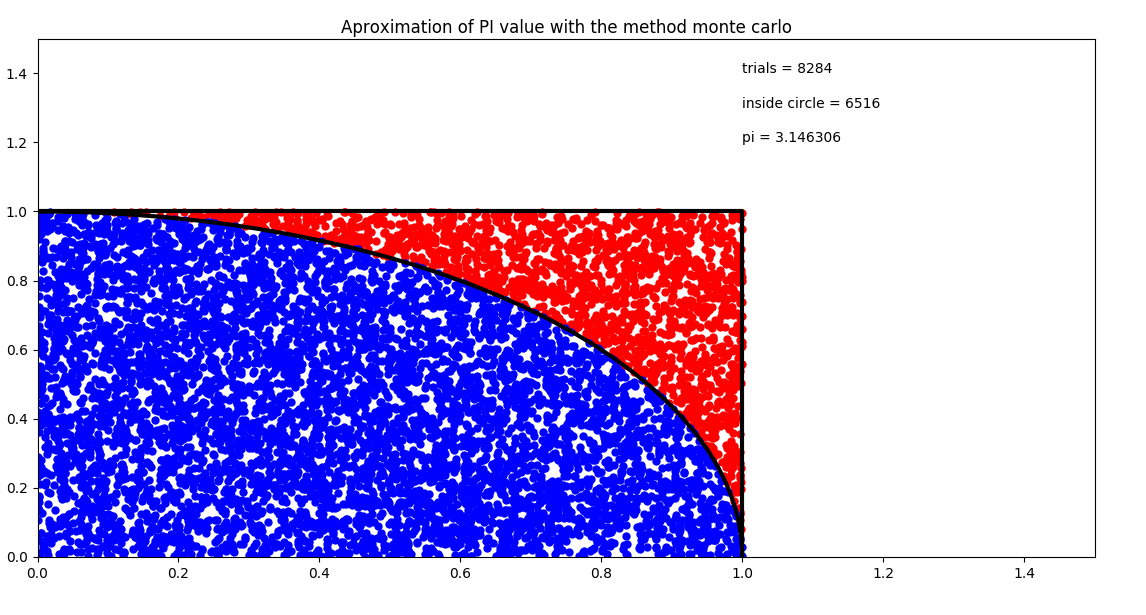

Write Python code to recreate this figure.
"""
    Aproximation of PI value with the method monte carlo
"""

import matplotlib.pyplot as plt
import matplotlib.animation as animation
import numpy as np

figure = plt.figure(figsize=(8,8))
axes1 = figure.add_subplot(1, 1, 1)
axes1.set_title("Aproximation of PI value with the method monte carlo")
axes1.set_xlim(0, 1.5)
axes1.set_ylim(0, 1.5)

# Draw square
x = [1, 1, 1, 0]
y = [0, 1, 1, 1]
axes1.plot(x, y, color='k', linestyle='-', linewidth=3)

# Draw quarter circle
circle1 = plt.Circle((0, 0), 1, color='k', fill=False, linewidth=3)
axes1.add_artist(circle1)

trials = 0
inside_circle = 0
x_outside, y_outside, x_inside, y_inside = [],[], [], []
sc_outside = axes1.scatter(x_outside, y_outside)
sc_outside.set_color('r')
sc_inside = axes1.scatter(x_inside, y_inside)
sc_inside.set_color('b')

text1 = plt.text(1, 1.4, "trials = 0")
text2 = plt.text(1, 1.3, "inside circle = 0")
text3 = plt.text(1, 1.2, "value of PI = 0")

# plot the points and update the pi value
def animate(i):
    global trials, inside_circle
    trials = trials + 1
    x = np.random.rand(1)
    y = np.random.rand(1)

    if x**2 + y**2 <= 1:
        x_inside.append(x)
        y_inside.append(y)
        sc_inside.set_offsets(np.c_[x_inside, y_inside])
        inside_circle = inside_circle + 1
    else:
        x_outside.append(x)
        y_outside.append(y)
        sc_outside.set_offsets(np.c_[x_outside, y_outside])

    text1.set_text("trials = %d" % trials)
    text2.set_text("inside circle = %d" % inside_circle)
    pi = 4.0*inside_circle/trials
    text3.set_text("pi = %f" % pi)

# Call methode animate with animation for see the value of PI in the time
ani = animation.FuncAnimation(figure, animate, frames=50, interval=1, repeat=True)
plt.show()
